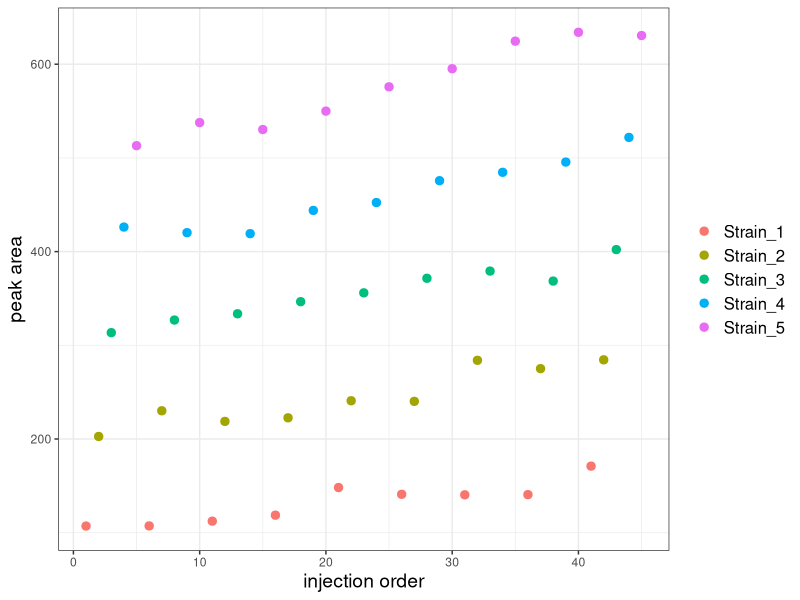
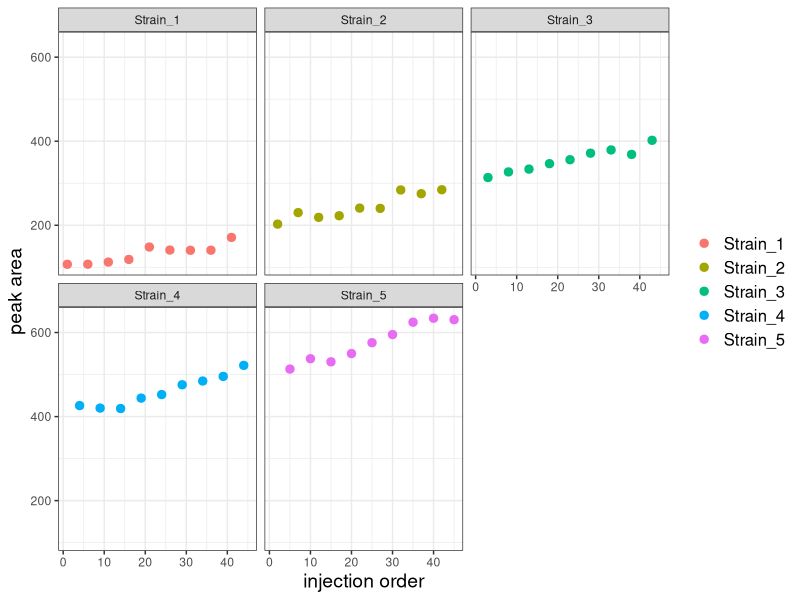
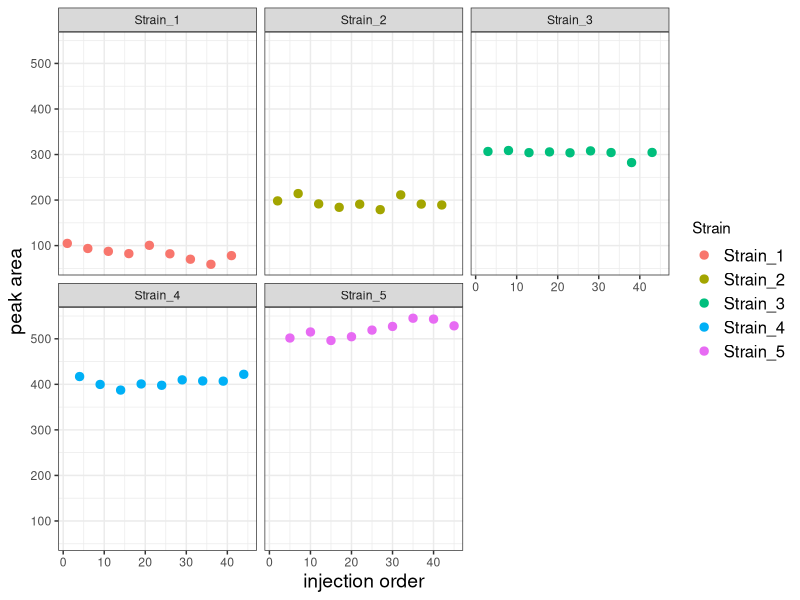
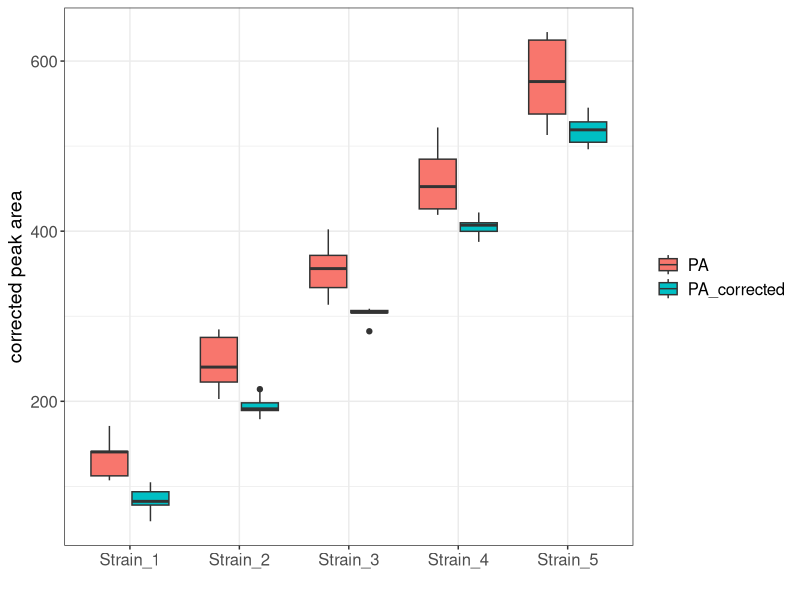

These charts were generated, in order, by the following R code:
## ---- chunk 1
#| message: false

library(tidyverse)
library(kableExtra)
## ---- chunk 2
#| message: false

df <- read_csv("./yeast_3DG_dataset.csv")
df <- df %>% mutate(PA = `3-DG` + Inject_order*1.05 + (runif(1) * 20)) 
kbl(head(df)) %>% kable_styling(full_width=FALSE)
## ---- chunk 3
ggplot(df, aes(x=Inject_order, y=PA)) +
  geom_point(aes(color=Strain), size=2.5) +
  theme_bw() +
  labs(x="injection order", y="peak area", color=NULL) +
  theme(axis.title = element_text(size=14),
        legend.text = element_text(size = 12)) 
 
## ---- chunk 4

ggplot(df, aes(x=Inject_order, y=PA)) +
  geom_point(aes(color=Strain), size=2.5) +
  facet_wrap("Strain") +
  theme_bw() +
  labs(x='injection order', y='peak area', color=NULL) +
  theme(axis.title = element_text(size=14),
        legend.text = element_text(size = 12))

## ---- chunk 5
# Create a model that includes both strain and injection order as predictors
full_model <- lm(PA ~ 0 + Strain + Inject_order, data = df)
summary(full_model)
## ---- chunk 6

# extract the injection order coefficient 
injection_order_coef <- coef(full_model)["Inject_order"]

# correct the PAs by subtracting (injection order coeffiient * injection order)
df$PA_corrected <- df$PA - (injection_order_coef * df$Inject_order)


## ---- chunk 7

ggplot(df, aes(x=Inject_order, y=PA_corrected)) +
  geom_point(aes(color=Strain), size=2.5) +
  facet_wrap("Strain") +
  theme_bw() +
  labs(x='injection order', y='peak area') +
  theme(axis.title = element_text(size=14),
        legend.text = element_text(size = 12))

## ---- chunk 8

df_long <- df %>%
  pivot_longer(cols = c(PA, PA_corrected), 
               names_to = "measurement_type", 
               values_to = "value")

ggplot(df_long, aes(x=Strain, y=value)) +
  geom_boxplot(aes(fill=measurement_type)) +
  labs(x="", y="corrected peak area", fill=NULL) +
  theme_bw() +
  theme(axis.title = element_text(size=14),
        axis.text = element_text(size=12),
        legend.text = element_text(size = 12)) 
                 
